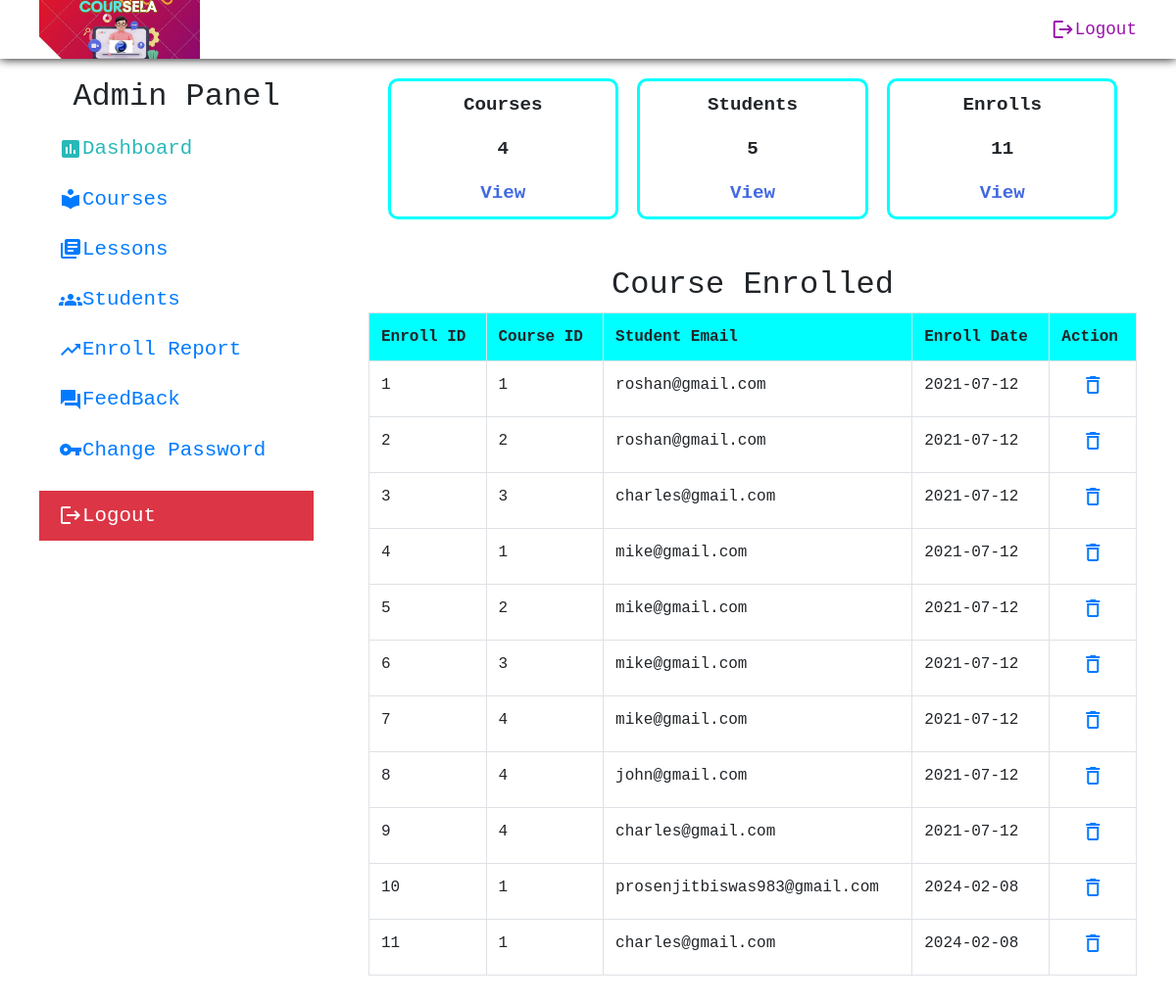
Screenshot of /admin/admin_dashboard.php (signed in) with the database file from the repository.
### tables this page shows
CREATE TABLE `course_enroll` (
  `enroll_id` int(11) NOT NULL,
  `enroll_date` date NOT NULL,
  `course_id` int(11) NOT NULL,
  `stu_id` int(11) NOT NULL
);

CREATE TABLE `student` (
  `stu_id` int(11) NOT NULL,
  `stu_name` varchar(255) NOT NULL,
  `stu_email` varchar(255) NOT NULL,
  `stu_pass` varchar(255) NOT NULL,
  `stu_occupation` varchar(255) DEFAULT 'student',
  `stu_img` varchar(255) DEFAULT 'stu_default.png'
);

### admin/admin_dashboard.php (the view, shortened to what this page needs)
<?php require './admin_header.php' ?>
        <main>
            <div class="report">
                <div class="c_report">
                    <p>Courses</p>
                    <p><?php echo $conn->query("SELECT course_id FROM course")->num_rows ?></p>
                    <a href="./admin_courses.php">View</a>
                </div>
                <div class="s_report">
                <p>Students</p>
                    <p><?php echo $conn->query("SELECT stu_id FROM student")->num_rows ?></p>
                    <a href="./admin_stu.php">View</a>
                </div>
                <div class="e_report">
                <p>Enrolls</p>
                    <p><?php echo $conn->query("SELECT enroll_id FROM course_enroll")->num_rows ?></p>
                    <a href="./enroll_report.php">View</a>
                </div>
            </div>
            <h2 class="mt-5">Course Enrolled</h2>
            <div style="overflow-x: auto;" class="table">
                <table class="table table-bordered">
                    <tr>
                        <th>Enroll ID</th>
                        <th>Course ID</th>
                        <th>Student Email</th>
                        <th>Enroll Date</th>
                        <th>Action</th>
                    </tr>
                    <?php
                    $sql="SELECT enroll_id,course_id,stu_email,enroll_date FROM course_enroll JOIN student USING(stu_id)";
                    $result=$conn->query($sql);
                    if($result->num_rows > 0)
                    {
                        while($row = $result->fetch_assoc())
                        echo "<tr>
                        <td>{$row['enroll_id']}</td>
                        <td>{$row['course_id']}</td>
                        <td>{$row['stu_email']}</td>
                        <td>{$row['enroll_date']}</td>
                        <td class='svg'><a href='?delete={$row['enroll_id']}'><i class='material-icons'>delete_outline</i></a></td>
                        </tr>";
                    }
                    else
                        echo "<tr><td colspan='5'>NO ENROLLS YET :(</td></tr>"
                    ?>
                </table>
            </div>
        </main>
<?php require './admin_footer_script.php' ?>

### css/nav-bar_drawer.css (style rules this page uses)
:root { --d_height:60px; --m_height:60px; --drawer_width: 60vw; }
body { overflow-x: hidden; margin: 0; font-family: 'Courier New', Courier, monospace; }

### css/menu.css (style rules this page uses)
main { width: 70%; }

### rows the page displays
course_enroll: enroll_id "1", course "1", stu.stu_email "roshan@gmail.com", enroll_date "2021-07-12"
course_enroll: enroll_id "2", course "2", stu.stu_email "roshan@gmail.com", enroll_date "2021-07-12"
course_enroll: enroll_id "3", course "3", stu.stu_email "charles@gmail.com", enroll_date "2021-07-12"
course_enroll: enroll_id "4", course "1", stu.stu_email "mike@gmail.com", enroll_date "2021-07-12"
course_enroll: enroll_id "5", course "2", stu.stu_email "mike@gmail.com", enroll_date "2021-07-12"
course_enroll: enroll_id "6", course "3", stu.stu_email "mike@gmail.com", enroll_date "2021-07-12"
course_enroll: enroll_id "7", course "4", stu.stu_email "mike@gmail.com", enroll_date "2021-07-12"
course_enroll: enroll_id "8", course "4", stu.stu_email "john@gmail.com", enroll_date "2021-07-12"
course_enroll: enroll_id "9", course "4", stu.stu_email "charles@gmail.com", enroll_date "2021-07-12"
course_enroll: enroll_id "10", course "1", stu.stu_email "prosenjitbiswas983@gmail.com", enroll_date "2024-02-08"
course_enroll: enroll_id "11", course "1", stu.stu_email "charles@gmail.com", enroll_date "2024-02-08"

### other values shown
$conn->query("SELECT course_id FROM course")->num_rows "4"
$conn->query("SELECT stu_id FROM student")->num_rows "5"
$conn->query("SELECT enroll_id FROM course_enroll")->num_rows "11"
